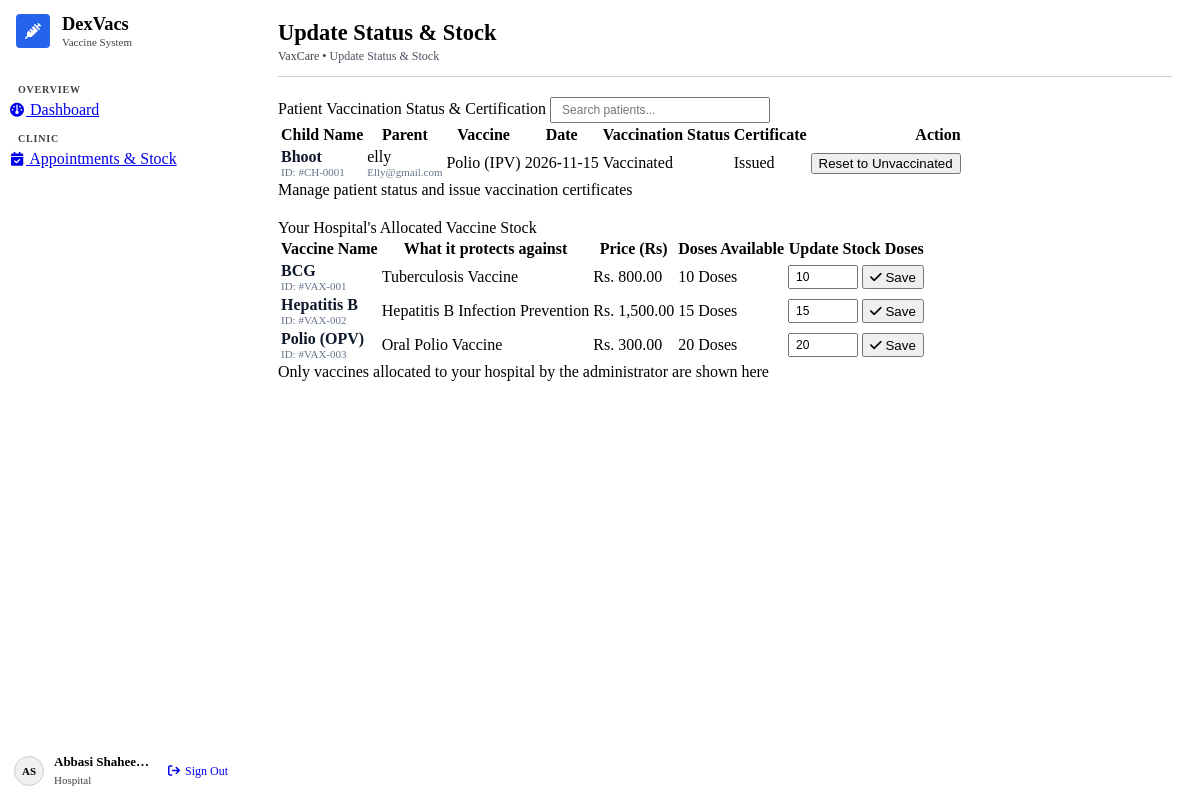
The page /hospital/update-status.php (signed in) on the database its author committed.
### tables this page shows
CREATE TABLE `children` (
  `id` int(11) NOT NULL AUTO_INCREMENT,
  `name` varchar(100) NOT NULL,
  `parent_id` int(11) NOT NULL,
  `vaccine_id` int(11) NOT NULL,
  `hospital_id` int(11) NOT NULL,
  `dob` date DEFAULT NULL,
  `gender` enum('Male','Female','Other') DEFAULT 'Male',
  `status` enum('Not vaccinated','Vaccinated') NOT NULL DEFAULT 'Not vaccinated',
  `certificate_sent` tinyint(1) DEFAULT 0,
  `created_at` timestamp NOT NULL DEFAULT current_timestamp(),
  PRIMARY KEY (`id`),
  KEY `parent_id` (`parent_id`),
  KEY `vaccine_id` (`vaccine_id`),
  KEY `hospital_id` (`hospital_id`),
  CONSTRAINT `children_ibfk_1` FOREIGN KEY (`parent_id`) REFERENCES `users` (`id`) ON DELETE CASCADE,
  CONSTRAINT `children_ibfk_2` FOREIGN KEY (`vaccine_id`) REFERENCES `vaccines` (`id`) ON DELETE CASCADE,
  CONSTRAINT `children_ibfk_3` FOREIGN KEY (`hospital_id`) REFERENCES `hospitals` (`id`) ON DELETE CASCADE
);

CREATE TABLE `users` (
  `id` int(11) NOT NULL AUTO_INCREMENT,
  `email` varchar(255) NOT NULL,
  `password` varchar(255) NOT NULL,
  `name` varchar(100) NOT NULL,
  `phone` varchar(30) DEFAULT NULL,
  `role` enum('Parent','Hospital','Admin') NOT NULL DEFAULT 'Parent',
  `created_at` timestamp NOT NULL DEFAULT current_timestamp(),
  PRIMARY KEY (`id`),
  UNIQUE KEY `email` (`email`)
);

CREATE TABLE `vaccines` (
  `id` int(11) NOT NULL AUTO_INCREMENT,
  `name` varchar(100) NOT NULL,
  `description` text DEFAULT NULL,
  `price` decimal(10,2) NOT NULL,
  `status` enum('Available','Unavailable') NOT NULL DEFAULT 'Available',
  `created_at` timestamp NOT NULL DEFAULT current_timestamp(),
  PRIMARY KEY (`id`)
);

CREATE TABLE `bookings` (
  `id` int(11) NOT NULL AUTO_INCREMENT,
  `child_id` int(11) NOT NULL,
  `hospital_id` int(11) NOT NULL,
  `vaccine_id` int(11) NOT NULL,
  `booking_date` date NOT NULL,
  `status` enum('Pending','Approved','Completed','Cancelled') DEFAULT 'Pending',
  `created_at` timestamp NOT NULL DEFAULT current_timestamp(),
  PRIMARY KEY (`id`),
  KEY `child_id` (`child_id`),
  KEY `hospital_id` (`hospital_id`),
  KEY `vaccine_id` (`vaccine_id`),
  CONSTRAINT `bookings_ibfk_1` FOREIGN KEY (`child_id`) REFERENCES `children` (`id`) ON DELETE CASCADE,
  CONSTRAINT `bookings_ibfk_2` FOREIGN KEY (`hospital_id`) REFERENCES `hospitals` (`id`) ON DELETE CASCADE,
  CONSTRAINT `bookings_ibfk_3` FOREIGN KEY (`vaccine_id`) REFERENCES `vaccines` (`id`) ON DELETE CASCADE
);

CREATE TABLE `hospital_vaccines` (
  `id` int(11) NOT NULL AUTO_INCREMENT,
  `hospital_id` int(11) NOT NULL,
  `vaccine_id` int(11) NOT NULL,
  `stock_quantity` int(11) NOT NULL DEFAULT 50,
  `created_at` timestamp NOT NULL DEFAULT current_timestamp(),
  PRIMARY KEY (`id`),
  UNIQUE KEY `unique_hosp_vax` (`hospital_id`,`vaccine_id`),
  KEY `vaccine_id` (`vaccine_id`),
  CONSTRAINT `hospital_vaccines_ibfk_1` FOREIGN KEY (`hospital_id`) REFERENCES `hospitals` (`id`) ON DELETE CASCADE,
  CONSTRAINT `hospital_vaccines_ibfk_2` FOREIGN KEY (`vaccine_id`) REFERENCES `vaccines` (`id`) ON DELETE CASCADE
);

### config/db.php (called while the page is built, shortened)
<?php
function is_logged_in() {
    return isset($_SESSION['user_id']) && !empty($_SESSION['user_id']);
}
function current_user() {
    return [
        'id'    => (int)$_SESSION['user_id'],
        'name'  => $_SESSION['user_name'] ?? 'User',
        'email' => $_SESSION['user_email'] ?? '',
        'role'  => $_SESSION['role'] ?? ''
    ];
}
function get_hospital_id_for_user($conn, $user_id, $user_name) {
    $first_word = explode(' ', trim($user_name))[0];
    $stmt = $conn->prepare("SELECT id FROM hospitals WHERE name LIKE ? LIMIT 1");
    $searchTerm = "%" . $first_word . "%";
    $stmt->bind_param("s", $searchTerm);
    $stmt->execute();
    $res = $stmt->get_result();
    if ($row = $res->fetch_assoc()) {
        return (int)$row['id'];
    }
    return 1;
}
?>

### hospital/update-status.php (the view, shortened to what this page needs)
<?php
require_once __DIR__ . '/../config/db.php';
$user = current_user();
$user_id = $user['id'];
$user_name = $user['name'];
$hid = get_hospital_id_for_user($conn, $user_id, $user_name);
$sql = "SELECT c.id as child_id, c.name as child_name, u.name as parent_name, u.email as parent_email,
               v.name as vaccine_name, c.status as child_status, c.certificate_sent,
               b.id as booking_id, b.booking_date, b.status as booking_status
        FROM children c
        JOIN users u ON c.parent_id = u.id
        JOIN vaccines v ON c.vaccine_id = v.id
        LEFT JOIN bookings b ON b.child_id = c.id
        WHERE c.hospital_id = $hid
        ORDER BY c.id DESC";
$result = $conn->query($sql);
$stmt = $conn->prepare("SELECT v.id, v.name, v.description, v.price, hv.stock_quantity,
                        (CASE WHEN hv.stock_quantity > 0 THEN 'In Stock' ELSE 'Out of Stock' END) as status
                        FROM hospital_vaccines hv
                        JOIN vaccines v ON hv.vaccine_id = v.id
                        WHERE hv.hospital_id = ?
                        ORDER BY v.name ASC");
$stmt->bind_param("i", $hid);
$stmt->execute();
$vax_result = $stmt->get_result();
include __DIR__ . '/../includes/header.php';
?>
<div class="r-card">
  <div class="r-titlebar">
    <span>Patient Vaccination Status &amp; Certification</span>
    <input type="text" placeholder="Search patients..." class="r-input-block" style="width: 220px; padding: 4px 10px; font-size: 12px;" oninput="filterTable(this.value, 'patientStatusTable')">
  </div>
  <div class="r-card-body" style="padding: 0;">
    <div class="r-table-responsive">
      <table class="r-full" id="patientStatusTable">
        <thead>
          <tr>
            <th>Child Name</th>
            <th>Parent</th>
            <th>Vaccine</th>
            <th>Date</th>
            <th>Vaccination Status</th>
            <th>Certificate</th>
            <th style="text-align: right;">Action</th>
          </tr>
        </thead>
        <tbody>
          <?php if ($result && $result->num_rows > 0): ?>
            <?php while ($c = $result->fetch_assoc()): ?>
            <tr>
              <td>
                <strong style="color: #0f172a;"><?php echo htmlspecialchars($c['child_name']); ?></strong>
                <div style="font-size: 11px; color: #64748b;">ID: #CH-<?php echo str_pad($c['child_id'], 4, '0', STR_PAD_LEFT); ?></div>
              </td>
              <td>
                <div><?php echo htmlspecialchars($c['parent_name']); ?></div>
                <div style="font-size: 11px; color: #64748b;"><?php echo htmlspecialchars($c['parent_email']); ?></div>
              </td>
              <td><span class="r-badge r-badge-primary"><?php echo htmlspecialchars($c['vaccine_name']); ?></span></td>
              <td><?php echo htmlspecialchars($c['booking_date'] ?: 'Not scheduled'); ?></td>
              <td>
                <?php if ($c['child_status'] === 'Vaccinated'): ?>
                  <span class="r-badge r-badge-ok">Vaccinated</span>
                <?php else: ?>
                  <span class="r-badge r-badge-warn">Not vaccinated</span>
                <?php endif; ?>
              </td>
              <td>
                <?php if ($c['child_status'] === 'Vaccinated'): ?>
                  <?php if (!empty($c['certificate_sent'])): ?>
                    <span class="r-badge r-badge-ok">Issued</span>
                  <?php endif; ?>
                <?php else: ?>
                  <span style="color: #94a3b8; font-size: 12px;">Pending dose</span>
                <?php endif; ?>
              </td>
              <td style="text-align: right;">
                <div style="display: inline-flex; gap: 4px; justify-content: flex-end;">
                  <?php if ($c['child_status'] !== 'Vaccinated'): ?>
                    <form method="POST" style="margin: 0; display: inline;">
                      <input type="hidden" name="child_id" value="<?php echo $c['child_id']; ?>">
                      <button type="submit" name="mark_vaccinated" class="r-btn r-btn-sm" onclick="return confirm('Mark <?php echo htmlspecialchars($c['child_name']); ?> as Vaccinated?');">
                        <i class="fa-solid fa-check"></i> Mark Vaccinated
                      </button>
                    </form>
                  <?php else: ?>
                    <form method="POST" style="margin: 0; display: inline;">
                      <button type="submit" name="mark_not_vaccinated" class="r-btn r-btn-sm" onclick="return confirm('Reset <?php echo htmlspecialchars($c['child_name']); ?> status to Not Vaccinated?');">
                        Reset to Unvaccinated
                      </button>
                    </form>
                  <?php endif; ?>
                </div>
              </td>
            </tr>
            <?php endwhile; ?>
          <?php endif; ?>
        </tbody>
      </table>
    </div>
  </div>
  <div class="r-card-footer">
    <span>Manage patient status and issue vaccination certificates</span>
  </div>
</div>
<div class="r-card">
  <div class="r-titlebar">
    <span>Your Hospital's Allocated Vaccine Stock</span>
  </div>
  <div class="r-card-body" style="padding: 0;">
    <div class="r-table-responsive">
      <table class="r-full" id="stockTable">
        <thead>
          <tr>
            <th>Vaccine Name</th>
            <th>What it protects against</th>
            <th>Price (Rs)</th>
            <th>Doses Available</th>
            <th style="text-align: right;">Update Stock Doses</th>
          </tr>
        </thead>
        <tbody>
          <?php if ($vax_result && $vax_result->num_rows > 0): ?>
            <?php while ($v = $vax_result->fetch_assoc()): ?>
            <tr>
              <td>
                <strong style="color: #0f172a;"><?php echo htmlspecialchars($v['name']); ?></strong>
                <div style="font-size: 11px; color: #64748b;">ID: #VAX-<?php echo str_pad($v['id'], 3, '0', STR_PAD_LEFT); ?></div>
              </td>
              <td><?php echo htmlspecialchars($v['description'] ?: 'Standard pediatric dose'); ?></td>
              <td>Rs. <?php echo number_format($v['price'], 2); ?></td>
              <td>
                <span class="r-badge <?php echo ($v['stock_quantity'] > 0) ? 'r-badge-ok' : 'r-badge-danger'; ?>">
                  <?php echo (int)$v['stock_quantity']; ?> Doses
                </span>
              </td>
              <td style="text-align: right;">
                <form method="POST" style="display: inline-flex; gap: 4px; justify-content: flex-end; margin: 0;">
                  <input type="number" name="stock_qty" value="<?php echo (int)$v['stock_quantity']; ?>" min="0" class="r-input-block" style="width: 70px; padding: 3px 6px; font-size: 12px;">
                  <button type="submit" name="update_stock" class="r-btn r-btn-sm">
                    <i class="fa-solid fa-check"></i> Save
                  </button>
                </form>
              </td>
            </tr>
            <?php endwhile; ?>
          <?php endif; ?>
        </tbody>
      </table>
    </div>
  </div>
  <div class="r-card-footer">
    <span>Only vaccines allocated to your hospital by the administrator are shown here</span>
  </div>
</div>
<?php
include __DIR__ . '/../includes/footer.php';
?>

### assets/css/style.css (style rules this page uses)
html, body { margin: 0; padding: 0; min-height: 100vh; box-sizing: border-box; }
*, *::before, *::after { box-sizing: inherit; }
.r-layout-sidebar { display: flex; min-height: 100vh; width: 100%; }
.r-card { margin-bottom: 20px; }
.r-table-responsive { width: 100%; overflow-x: auto; -webkit-overflow-scrolling: touch; }

### rows shown on the page
children: name "Bhoot", id "0001", parent.name "elly", parent.email "Elly@gmail.com", vaccine.name "Polio (IPV)", bookings.booking_date "2026-11-15", status "Vaccinated"
hospital_vaccines: vaccine.name "BCG", vaccine "001", vaccine.description "Tuberculosis Vaccine", vaccine.price "800.00", stock_quantity "10", stock_qty "10"
hospital_vaccines: vaccine.name "Hepatitis B", vaccine "002", vaccine.description "Hepatitis B Infection Prevention", vaccine.price "1,500.00", stock_quantity "15", stock_qty "15"
hospital_vaccines: vaccine.name "Polio (OPV)", vaccine "003", vaccine.description "Oral Polio Vaccine", vaccine.price "300.00", stock_quantity "20", stock_qty "20"

### other values the page prints
$section_title "OVERVIEW"
$item['label'] "Dashboard"
$section_title "CLINIC"
$item['label'] "Appointments & Stock"
$initials "AS"
$user_name "Abbasi Shahee…"
$user_role "Hospital"
$page_title "Update Status & Stock"
